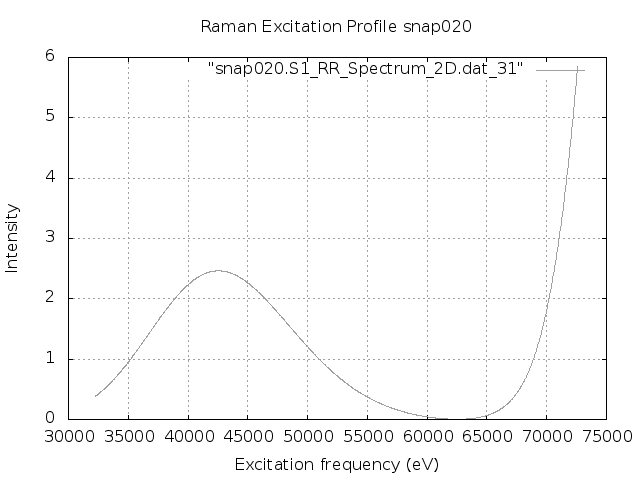

Here is the gnuplot script that generated this plot:
set terminal png
set output "snap020.S1.REP.png"
set xlabel 'Excitation frequency (eV)'
set ylabel 'Intensity'
set title "Raman Excitation Profile snap020"
set grid
set autoscale
plot "snap020.S1_RR_Spectrum_2D.dat_31" with lines lc "blue"
exit
